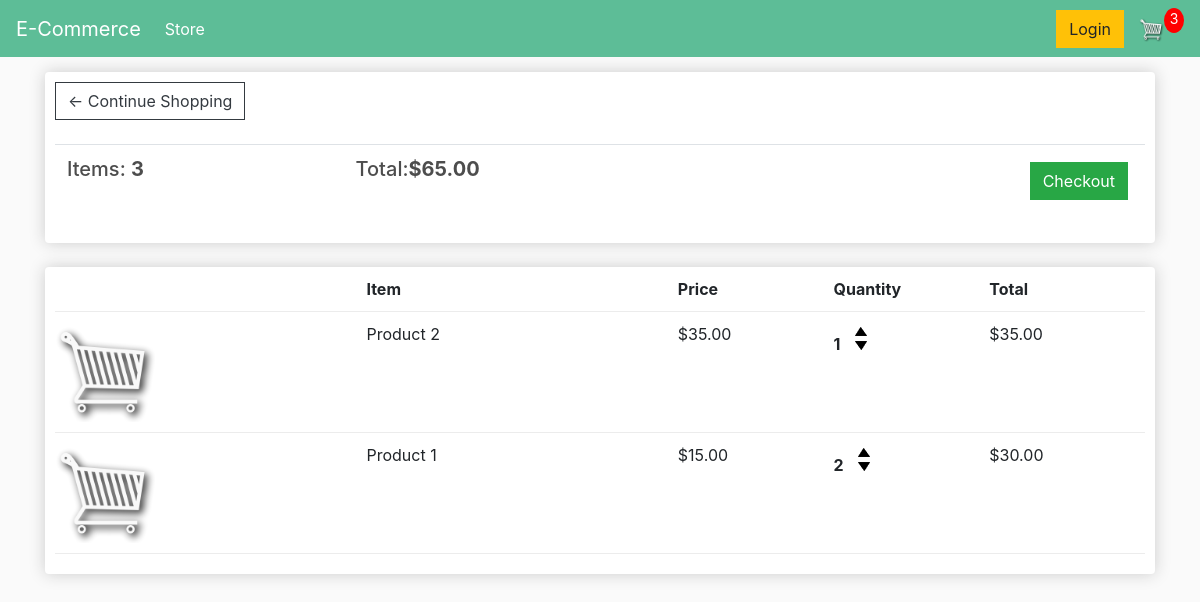
The page /cart/ (signed in) on the database as committed earlier.
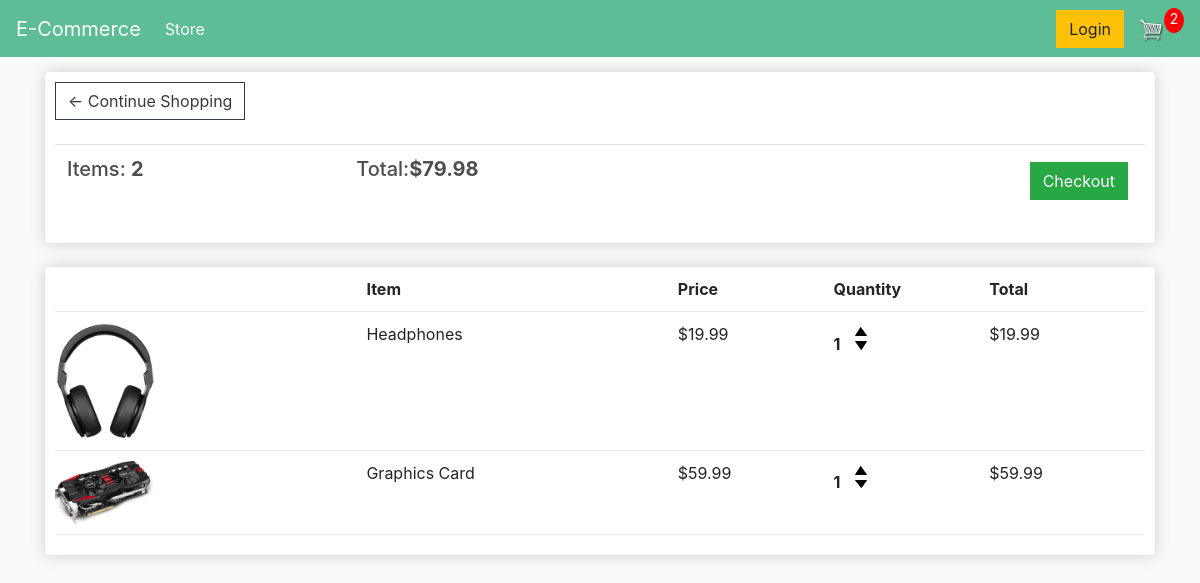
The same page on the database as committed later.
### store/models.py (models this page shows, shortened)
class Order(models.Model):
    customer = models.ForeignKey(Customer, on_delete=models.SET_NULL, blank=True, null=True)
    date_ordered = models.DateTimeField(auto_now_add=True)
    complete = models.BooleanField(default=False, null=True, blank=False)
    transaction_id = models.CharField(max_length=200, null=True)
    @property
    def get_cart_total(self):
        orderitems = self.orderitem_set.all()
        total = sum([item.get_total for item in orderitems])
        return total
    @property
    def get_cart_items(self):
        orderitems = self.orderitem_set.all()
        total = sum([item.quantity for item in orderitems])
        return total

class OrderItem(models.Model):
    product = models.ForeignKey(Product, on_delete=models.SET_NULL, null=True)
    order = models.ForeignKey(Order, on_delete=models.SET_NULL, null=True)
    quantity = models.IntegerField(default=0, null=True, blank=True)
    date_addded = models.DateTimeField(auto_now_add=True)
    @property
    def get_total(self):
        total = self.product.price * self.quantity
        return total

class Product(models.Model):
    name = models.CharField(max_length=200, null=True)
    price = models.DecimalField(max_digits=5, decimal_places=2)
    digital = models.BooleanField(default=False, null=True, blank=False)
    image = models.ImageField(null=True, blank=True, )
    @property
    def imageURL(self):
        try:
            url = self.image.url
        except:
            url = ''
        return url

### store/views.py (the view)
# urls.py: path('cart/', views.cart, name='cart'),
def cart(request):
    data = cartData(request)
    cartItems = data['cartItems']
    order = data['order']
    items = data['items']
    context = {'items': items, 'order': order, 'cartItems': cartItems}
    return render(request, 'store/cart.html', context)

### store/utils.py (called while the page is built)
def cartData(request):
    if request.user.is_authenticated:
        customer = request.user.customer
        order, created = Order.objects.get_or_create(customer=customer, complete=False)
        items = order.orderitem_set.all()
        cartItems = order.get_cart_items
    else:
        cookieData = cookieCart(request)
        cartItems = cookieData['cartItems']
        order = cookieData['order']
        items = cookieData['items']
    return {'cartItems':cartItems, 'order':order, 'items':items}

### store/templates/store/cart.html
{% extends 'store/main.html' %}
{% load static %}
{% block content %}
    <div class="row">
        <div class="col-lg-12">
            <div class="box-element">
                <a  class="btn btn-outline-dark" href="{% url 'store' %}">&#x2190; Continue Shopping</a>
                <br>
                <br>
                <table class="table">
                    <tr>
                        <th><h5>Items: <strong>{{order.get_cart_items}}</strong></h5></th>
                        <th><h5>Total:<strong>${{order.get_cart_total|floatformat:2}}</strong></h5></th>
                        <th>
                            <a  style="float:right; margin:5px;" class="btn btn-success" href="{% url 'checkout' %}">Checkout</a>
                        </th>
                    </tr>
                </table>
            </div>
            <br>
            <div class="box-element">
                <div class="cart-row">
                    <div style="flex:2"></div>
                    <div style="flex:2"><strong>Item</strong></div>
                    <div style="flex:1"><strong>Price</strong></div>
                    <div style="flex:1"><strong>Quantity</strong></div>
                    <div style="flex:1"><strong>Total</strong></div>
                </div>
                {% for item in items %}
                    <div class="cart-row">
                        <div style="flex:2"><img class="row-image" src="{{item.product.imageURL}}"></div>
                        <div style="flex:2"><p>{{item.product.name}}</p></div>
                        <div style="flex:1"><p>${{item.product.price|floatformat:2}}</p></div>
                        <div style="flex:1">
                            <p class="quantity">{{item.quantity}}</p>
                            <div class="quantity">
                                <img data-product={{item.product.id}} class="chg-quantity update-cart"  data-action='add' src="{% static  'images/arrow-up.png' %}">
                                <img data-product={{item.product.id}} class="chg-quantity update-cart"  data-action='remove' src="{% static  'images/arrow-down.png' %}">
                            </div>
                        </div>
                        <div style="flex:1"><p>${{item.get_total}}</p></div>
                    </div>
                {% endfor %}
            </div>
        </div>
    </div>
{% endblock content %}

Rows that differ between the two databases and show on the page:
no longer on this page (row edited): Order: get_cart_items "3", get_cart_total "65.00"
no longer on this page (row unchanged): OrderItem: product.imageURL (picture), product.name "Product 2", product.price "35.00", quantity "1", get_total "35.00"
no longer on this page (row unchanged): OrderItem: product.imageURL (picture), product.name "Product 1", product.price "15.00", quantity "2", get_total "30.00"
added Order: get_cart_items "2", get_cart_total "79.98"
added OrderItem: product.imageURL (picture), product.name "Headphones", product.price "19.99", quantity "1", get_total "19.99"
added OrderItem: product.imageURL (picture), product.name "Graphics Card", product.price "59.99", quantity "1", get_total "59.99"
Other text that changed with them:
{{ cartItems }}: "3" → "2"
